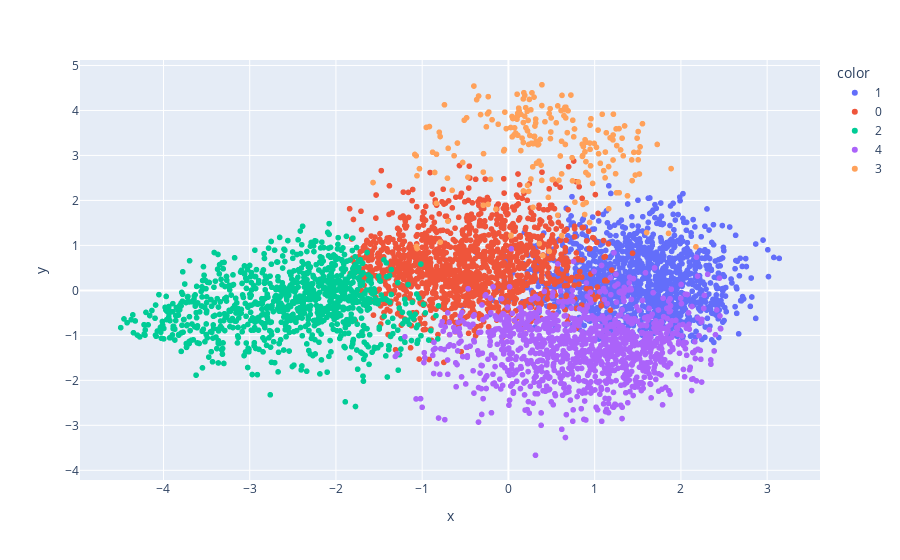

The code cell stored with this chart in its notebook:
### Code cell
import plotly.express as px
fig = px.scatter(
    x=pca_result[:, 0], y=pca_result[:, 1],
    color=df["Cluster"].astype(str),
    hover_data=[df["valence"], df["energy"], df["tempo"]]
)
fig.show()

### Figure 1 — Plotly figure (JSON) as saved in the notebook; plotly's stock layout.template omitted (floating-point values rounded to 4 significant figures; data arrays with more than 128 entries replaced by an {"elided": "..."} marker saying what was removed)
{"data": [{"customdata": {"elided": "1371x3 float values"}, "hovertemplate": "color=1<br>x=%{x}<br>y=%{y}<br>hover_data_0=%{customdata[0]}<br>hover_data_1=%{customdata[1]}<br>hover_data_2=%{customdata[2]}<extra></extra>", "legendgroup": "1", "marker": {"color": "#636efa", "symbol": "circle"}, "mode": "markers", "name": "1", "showlegend": true, "type": "scattergl", "x": {"elided": "1371 float values"}, "xaxis": "x", "y": {"elided": "1371 float values"}, "yaxis": "y"}, {"customdata": {"elided": "1369x3 float values"}, "hovertemplate": "color=0<br>x=%{x}<br>y=%{y}<br>hover_data_0=%{customdata[0]}<br>hover_data_1=%{customdata[1]}<br>hover_data_2=%{customdata[2]}<extra></extra>", "legendgroup": "0", "marker": {"color": "#EF553B", "symbol": "circle"}, "mode": "markers", "name": "0", "showlegend": true, "type": "scattergl", "x": {"elided": "1369 float values"}, "xaxis": "x", "y": {"elided": "1369 float values"}, "yaxis": "y"}, {"customdata": {"elided": "948x3 float values"}, "hovertemplate": "color=2<br>x=%{x}<br>y=%{y}<br>hover_data_0=%{customdata[0]}<br>hover_data_1=%{customdata[1]}<br>hover_data_2=%{customdata[2]}<extra></extra>", "legendgroup": "2", "marker": {"color": "#00cc96", "symbol": "circle"}, "mode": "markers", "name": "2", "showlegend": true, "type": "scattergl", "x": {"elided": "948 float values"}, "xaxis": "x", "y": {"elided": "948 float values"}, "yaxis": "y"}, {"customdata": {"elided": "1104x3 float values"}, "hovertemplate": "color=4<br>x=%{x}<br>y=%{y}<br>hover_data_0=%{customdata[0]}<br>hover_data_1=%{customdata[1]}<br>hover_data_2=%{customdata[2]}<extra></extra>", "legendgroup": "4", "marker": {"color": "#ab63fa", "symbol": "circle"}, "mode": "markers", "name": "4", "showlegend": true, "type": "scattergl", "x": {"elided": "1104 float values"}, "xaxis": "x", "y": {"elided": "1104 float values"}, "yaxis": "y"}, {"customdata": {"elided": "208x3 float values"}, "hovertemplate": "color=3<br>x=%{x}<br>y=%{y}<br>hover_data_0=%{customdata[0]}<br>hover_data_1=%{customdata[1]}<br>hover_data_2=%{customdata[2]}<extra></extra>", "legendgroup": "3", "marker": {"color": "#FFA15A", "symbol": "circle"}, "mode": "markers", "name": "3", "showlegend": true, "type": "scattergl", "x": {"elided": "208 float values"}, "xaxis": "x", "y": {"elided": "208 float values"}, "yaxis": "y"}], "layout": {"autosize": true, "legend": {"title": {"text": "color"}, "tracegroupgap": 0}, "margin": {"t": 60}, "xaxis": {"anchor": "y", "autorange": true, "domain": [0, 1], "range": [-4.986, 3.631], "title": {"text": "x"}, "type": "linear"}, "yaxis": {"anchor": "x", "autorange": true, "domain": [0, 1], "range": [-4.303, 5.209], "title": {"text": "y"}, "type": "linear"}}}
